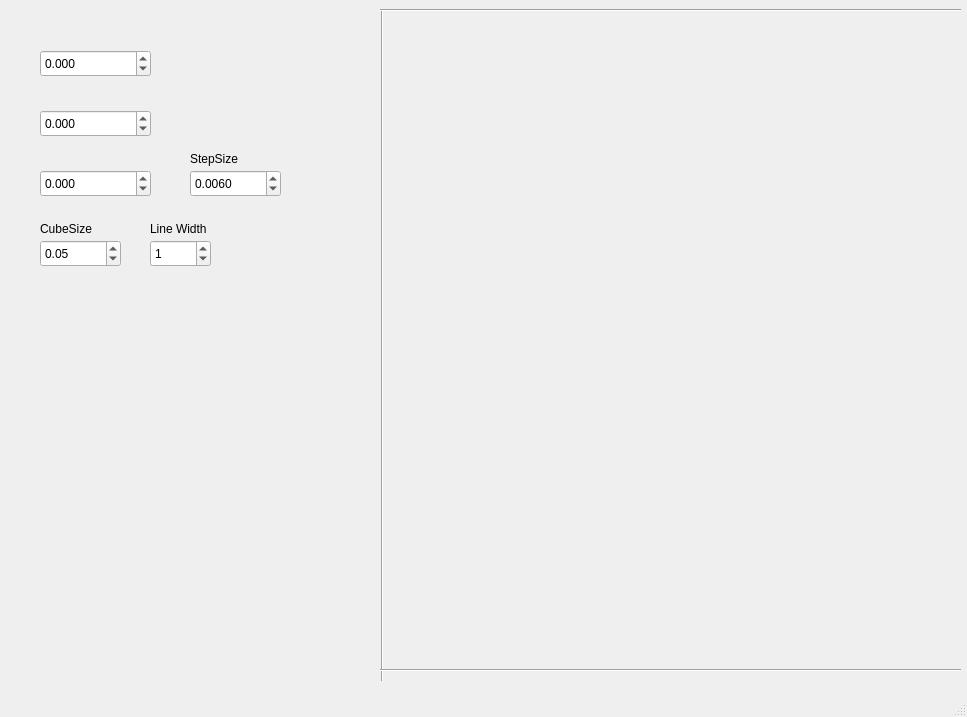
<?xml version="1.0" encoding="UTF-8"?>
<ui version="4.0">
 <class>MainWindow</class>
 <widget class="QMainWindow" name="MainWindow">
  <property name="geometry">
   <rect>
    <x>0</x>
    <y>0</y>
    <width>967</width>
    <height>717</height>
   </rect>
  </property>
  <property name="windowTitle">
   <string>MainWindow</string>
  </property>
  <widget class="QWidget" name="centralwidget">
   <widget class="QVTKWidget" name="qvtkWidget" native="true">
    <property name="geometry">
     <rect>
      <x>390</x>
      <y>20</y>
      <width>531</width>
      <height>641</height>
     </rect>
    </property>
   </widget>
   <widget class="Line" name="line">
    <property name="geometry">
     <rect>
      <x>372</x>
      <y>10</y>
      <width>21</width>
      <height>671</height>
     </rect>
    </property>
    <property name="orientation">
     <enum>Qt::Vertical</enum>
    </property>
   </widget>
   <widget class="Line" name="line_2">
    <property name="geometry">
     <rect>
      <x>380</x>
      <y>660</y>
      <width>581</width>
      <height>20</height>
     </rect>
    </property>
    <property name="orientation">
     <enum>Qt::Horizontal</enum>
    </property>
   </widget>
   <widget class="Line" name="line_3">
    <property name="geometry">
     <rect>
      <x>380</x>
      <y>0</y>
      <width>581</width>
      <height>21</height>
     </rect>
    </property>
    <property name="orientation">
     <enum>Qt::Horizontal</enum>
    </property>
   </widget>
   <widget class="QDoubleSpinBox" name="doubleSpinBox">
    <property name="geometry">
     <rect>
      <x>40</x>
      <y>50</y>
      <width>111</width>
      <height>27</height>
     </rect>
    </property>
    <property name="decimals">
     <number>3</number>
    </property>
    <property name="minimum">
     <double>-100.000000000000000</double>
    </property>
    <property name="maximum">
     <double>100.000000000000000</double>
    </property>
    <property name="value">
     <double>0.000000000000000</double>
    </property>
   </widget>
   <widget class="QDoubleSpinBox" name="doubleSpinBox_2">
    <property name="geometry">
     <rect>
      <x>40</x>
      <y>110</y>
      <width>111</width>
      <height>27</height>
     </rect>
    </property>
    <property name="decimals">
     <number>3</number>
    </property>
    <property name="minimum">
     <double>-100.000000000000000</double>
    </property>
    <property name="maximum">
     <double>100.000000000000000</double>
    </property>
   </widget>
   <widget class="QDoubleSpinBox" name="doubleSpinBox_3">
    <property name="geometry">
     <rect>
      <x>40</x>
      <y>170</y>
      <width>111</width>
      <height>27</height>
     </rect>
    </property>
    <property name="decimals">
     <number>3</number>
    </property>
    <property name="minimum">
     <double>-100.000000000000000</double>
    </property>
    <property name="maximum">
     <double>100.000000000000000</double>
    </property>
   </widget>
   <widget class="QDoubleSpinBox" name="doubleSpinBox_4">
    <property name="geometry">
     <rect>
      <x>190</x>
      <y>170</y>
      <width>91</width>
      <height>27</height>
     </rect>
    </property>
    <property name="decimals">
     <number>4</number>
    </property>
    <property name="minimum">
     <double>0.001000000000000</double>
    </property>
    <property name="maximum">
     <double>10.000000000000000</double>
    </property>
    <property name="singleStep">
     <double>0.005000000000000</double>
    </property>
    <property name="value">
     <double>0.006000000000000</double>
    </property>
   </widget>
   <widget class="QDoubleSpinBox" name="doubleSpinBox_5">
    <property name="geometry">
     <rect>
      <x>40</x>
      <y>240</y>
      <width>81</width>
      <height>27</height>
     </rect>
    </property>
    <property name="minimum">
     <double>0.010000000000000</double>
    </property>
    <property name="maximum">
     <double>10.000000000000000</double>
    </property>
    <property name="singleStep">
     <double>0.050000000000000</double>
    </property>
    <property name="value">
     <double>0.050000000000000</double>
    </property>
   </widget>
   <widget class="QLabel" name="label">
    <property name="geometry">
     <rect>
      <x>40</x>
      <y>220</y>
      <width>71</width>
      <height>18</height>
     </rect>
    </property>
    <property name="text">
     <string>CubeSize</string>
    </property>
   </widget>
   <widget class="QLabel" name="label_2">
    <property name="geometry">
     <rect>
      <x>190</x>
      <y>150</y>
      <width>71</width>
      <height>18</height>
     </rect>
    </property>
    <property name="text">
     <string>StepSize</string>
    </property>
   </widget>
   <widget class="QSpinBox" name="spinBox">
    <property name="geometry">
     <rect>
      <x>150</x>
      <y>240</y>
      <width>61</width>
      <height>27</height>
     </rect>
    </property>
    <property name="value">
     <number>1</number>
    </property>
   </widget>
   <widget class="QLabel" name="label_3">
    <property name="geometry">
     <rect>
      <x>150</x>
      <y>220</y>
      <width>81</width>
      <height>18</height>
     </rect>
    </property>
    <property name="text">
     <string>Line Width</string>
    </property>
   </widget>
  </widget>
  <widget class="QMenuBar" name="menubar">
   <property name="geometry">
    <rect>
     <x>0</x>
     <y>0</y>
     <width>967</width>
     <height>23</height>
    </rect>
   </property>
  </widget>
  <widget class="QStatusBar" name="statusbar"/>
 </widget>
 <customwidgets>
  <customwidget>
   <class>QVTKWidget</class>
   <extends>QWidget</extends>
   <header>QVTKWidget.h</header>
  </customwidget>
 </customwidgets>
 <resources/>
 <connections/>
</ui>
